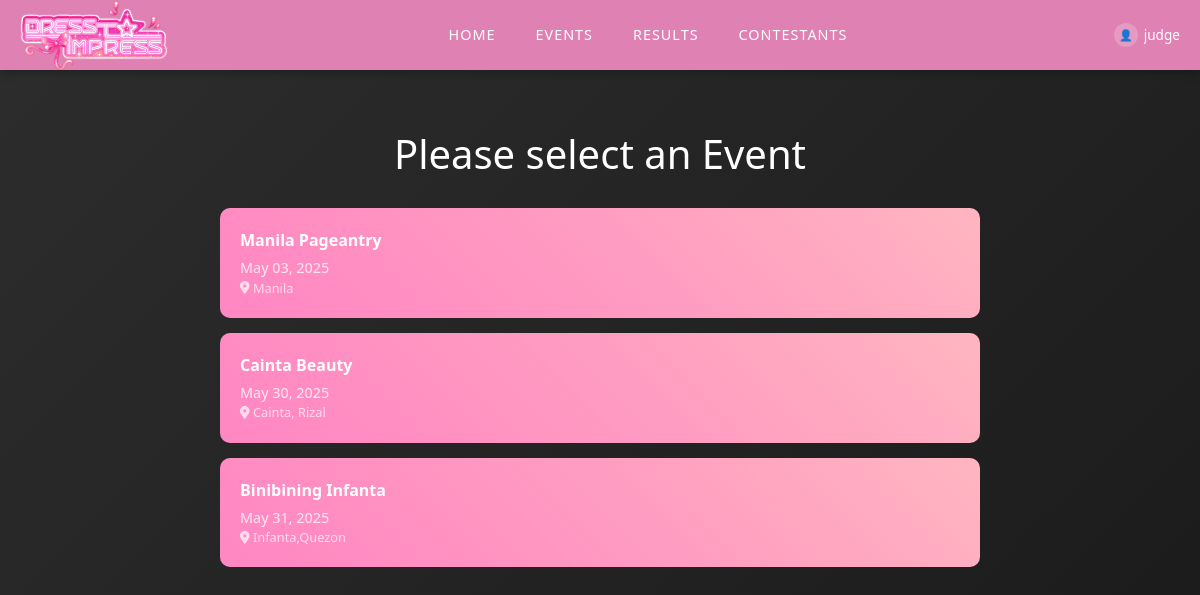
Screenshot of /contestantHome.php (signed in) with the database file from the repository.
### tables this page shows
CREATE TABLE `contest_table` (
  `contest_id` int(11) NOT NULL AUTO_INCREMENT,
  `contest_name` varchar(45) DEFAULT NULL,
  `contest_date` date DEFAULT NULL,
  `location` varchar(45) DEFAULT NULL,
  PRIMARY KEY (`contest_id`)
);

### contestantHome.php (the view, shortened to what this page needs)
<!DOCTYPE html>
<html>
<head>
	<link rel="stylesheet" href="navbar.css">
	<link rel="stylesheet" href="contestant.css">
	<link href="https://cdn.jsdelivr.net/npm/bootstrap@5.3.3/dist/css/bootstrap.min.css" rel="stylesheet">
</head>
<body>
	<?php
	require_once "connection.php";
	$query = "SELECT * FROM contest_table ORDER BY contest_date ASC";
	$result = $conn->query($query);
	?>
	<nav class="navbar">
		<div class="navbar-container">
			<a class="navbar-brand" href="#" onclick="goToHome()">
				<img src="dresstoimpress.png" alt="Dress to Impress Logo" height="45">
			</a>
			<div class="navbar-links">
				<a href="userHome.php" onclick="goToPage('home')">HOME</a>
				<a href="eventsHome.php" onclick="goToPage('events')">EVENTS</a>
				<a href="resultHome.php" onclick="goToPage('results')">RESULTS</a>
				<a href="contestantHome.php" onclick="goToPage('contestants')">CONTESTANTS</a>
			</div>
			<a href="#" class="user-info" onclick="goToUserProfile()">
				<div class="user-avatar">👤</div>
				<span id="username"><?php echo isset($_SESSION['username']) ? htmlspecialchars($_SESSION['username']) : 'Guest'; ?></span>
			</a>
		</div>
	</nav>
	<div class="event-container">
		<h1>Please select an Event</h1>
		<?php
		if ($result->num_rows > 0) {
			while ($contest = $result->fetch_assoc()) {
				$contestId = htmlspecialchars($contest['contest_id']);
				$contestName = htmlspecialchars($contest['contest_name']);
				$contestDate = date('F d, Y', strtotime($contest['contest_date']));
				$location = htmlspecialchars($contest['location']);
				echo "<a href='event1.php?id={$contestId}' class='event-button' onclick='goToEvent(\"{$contestId}\")'>";
				echo "<strong>{$contestName}</strong>";
				echo "<span class='event-date'>{$contestDate}</span>";
				echo "<span class='event-location'><i class='fas fa-map-marker-alt'></i> {$location}</span>";
				echo "</a>";
			}
		} else {
			echo "<div class='no-events'>";
			echo "<h3>No Events Available</h3>";
			echo "<p>Check back later for upcoming events!</p>";
			echo "</div>";
		}
		?>
	</div>
</body>
</html>

### navbar.css (style rules this page uses)
.navbar { background: #DF81B3; position: sticky; top: 0; z-index: 1000; box-shadow: 0 2px 10px rgba(0, 0, 0, 0.3); padding: 8px 0; height: 70px; }
.navbar-container { display: flex; align-items: center; justify-content: space-between; width: 100%; max-width: 1400px; margin: 0 auto; padding: 0 20px; height: 100%; }
.navbar-brand { font-weight: bold; font-size: 1.2rem; color: white !important; text-decoration: none; flex-shrink: 0; min-width: 200px; display: flex; align-items: center; }
.navbar-brand img { height: 55px; width: auto; transform: scale(1.3); transform-origin: left center; }
.navbar-links { display: flex; align-items: center; list-style: none; margin: 0; padding: 0; gap: 40px; flex: 1; justify-content: center; }
.navbar-links a { color: white !important; font-weight: 500; text-decoration: none; transition: all 0.3s ease; font-size: 0.9rem; text-transform: uppercase; letter-spacing: 1px; white-space: nowrap; padding: 5px 0; }
.user-info { display: flex; align-items: center; color: white; text-decoration: none; transition: all 0.3s ease; flex-shrink: 0; min-width: 120px; justify-content: flex-end; }
.user-avatar { width: 24px; height: 24px; border-radius: 50%; background: rgba(255, 255, 255, 0.2); display: flex; align-items: center; justify-content: center; margin-right: 6px; font-size: 11px; flex-shrink: 0; }
.user-info span { font-size: 0.85rem; max-width: 80px; overflow: hidden; text-overflow: ellipsis; white-space: nowrap; }

### contestant.css (style rules this page uses)
body { background: linear-gradient(135deg, #2d2d2d 0%, #1a1a1a 100%); color: white; font-family: 'Arial', sans-serif; margin: 0; padding: 0; min-height: 100vh; }
.event-container { max-width: 800px; margin: 40px auto; padding: 20px; }
.event-container h1 { text-align: center; margin-bottom: 30px; color: #fff; }
.event-button { position: relative; display: block; width: 100%; padding: 20px; margin: 15px 0; text-decoration: none; color: #fff; background: linear-gradient(45deg, #FF69B4, #FFB6C1); border-radius: 10px; transition: transform 0.3s ease, box-shadow 0.3s ease; overflow: hidden; }
.event-button::after { content: ''; position: absolute; top: 0; left: 0; width: 100%; height: 100%; background: linear-gradient(45deg, rgba(255,255,255,0.2), transparent); transition: transform 0.3s ease; }
.event-date { font-size: 0.9em; opacity: 0.8; display: block; margin-top: 5px; }
.event-location { font-size: 0.8em; opacity: 0.7; display: block; }

### rows the page displays
contest_table: contest_name "Manila Pageantry", contest_date "May 03, 2025", location "Manila"
contest_table: contest_name "Cainta Beauty", contest_date "May 30, 2025", location "Cainta, Rizal"
contest_table: contest_name "Binibining Infanta", contest_date "May 31, 2025", location "Infanta,Quezon"

### other values shown
$_SESSION['username'] "judge"
